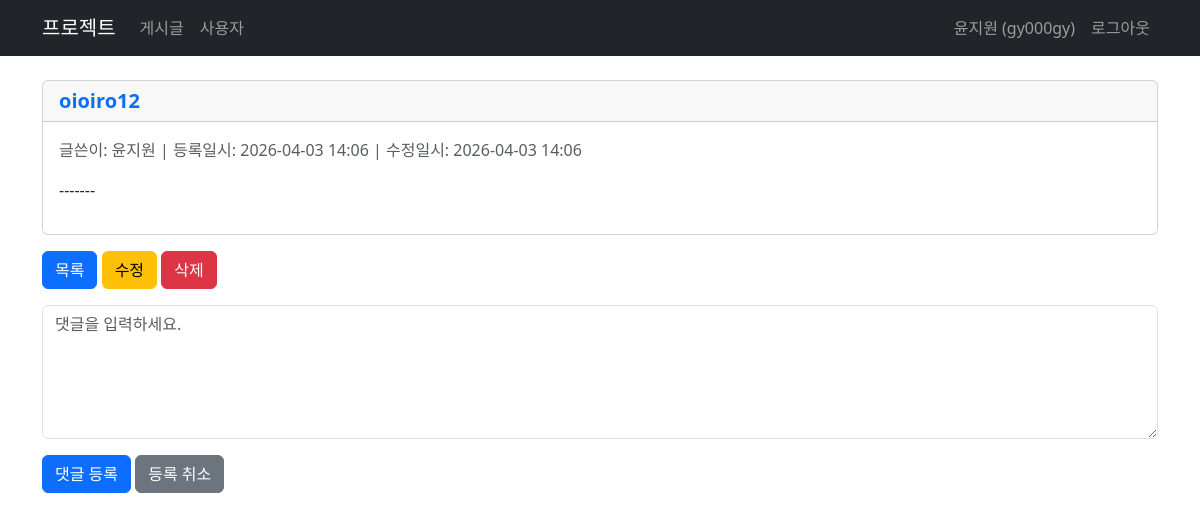
The app's page /posts/34/ (signed in), older data.
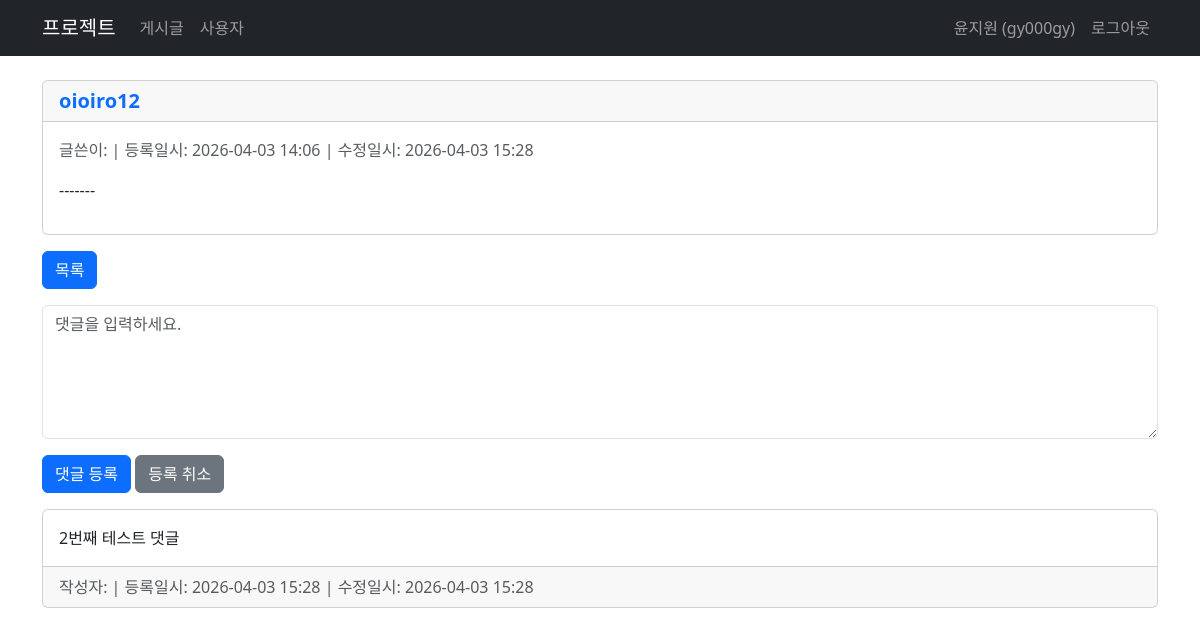
The same page, newer data.
### posts/models.py (models this page shows, shortened)
class Posts(models.Model):
    title=models.CharField(verbose_name="제목", max_length=100)
    content=models.TextField(verbose_name="내용")
    username=models.CharField(verbose_name="작성자", max_length=10)
    filename=models.CharField(verbose_name="파일명", max_length=100, null=True, blank=True)
    original_filename=models.CharField(verbose_name="원본파일명", max_length=100, null=True, blank=True)
    created_by = models.ForeignKey(User, on_delete=models.CASCADE, verbose_name="작성자",
                                   null=True, blank=True, related_name="posts_created_by")
    updated_by = models.ForeignKey(User, on_delete=models.CASCADE, verbose_name="수정자",
                                   null=True, blank=True, related_name="posts_updated_by")
    created_at=models.DateTimeField(verbose_name="작성일시", auto_now_add=True)
    updated_at=models.DateTimeField(verbose_name="수정일시", auto_now=True)
    class Meta:
        db_table="posts"
        verbose_name="게시글"
        verbose_name_plural="게시글 목록"

### comments/models.py (models this page shows, shortened)
class Comments(models.Model):
    post = models.ForeignKey(Posts, on_delete=models.CASCADE, verbose_name="게시글",
                             related_name="post_comments")
    content = models.TextField(verbose_name="내용")
    created_by = models.ForeignKey(User, on_delete=models.CASCADE, verbose_name="작성자",
                                   null=True, blank=True, related_name="comments_created_by")
    updated_by = models.ForeignKey(User, on_delete=models.CASCADE, verbose_name="수정자",
                                   null=True, blank=True, related_name="comments_updated_by")
    created_at = models.DateTimeField(verbose_name="작성일시", auto_now_add=True)
    updated_at = models.DateTimeField(verbose_name="수정일시", auto_now=True)
    class Meta:
        db_table = 'comments'
        verbose_name = "댓글"
        verbose_name_plural = "댓글 목록"

### posts/views.py (the view)
# urls.py: path('<int:post_id>/', views.get_post, name='read'),
@login_required(login_url='auth:login')
def get_post(request, post_id):
    post=get_object_or_404(Posts, id=post_id)
    comments = Comments.objects.filter(post=post_id).order_by('-created_at')
    return render(request, 'posts/read.html', {'post': post, 'comments': comments})

### templates/posts/read.html (shortened to what this page needs)
{% extends "../base.html" %}
{% block content %}
<div class="row">
    <div class="col-12">
        <div class="card mb-3">
            <h5 class="card-header text-primary">
                <strong>{{ post.title }}</strong>
            </h5>
            <div class="card-body">
                <div class="mb-3 text-muted">
                     글쓴이: {{ post.created_by.first_name }} |
                    등록일시: {{ post.created_at | date:"Y-m-d H:i" }} |
                    수정일시: {{ post.updated_at | date:"Y-m-d H:i" }}
                </div>
                <div class="mb-3">
                    {{ post.content | safe }}
                </div>
            </div>
        </div>
        <div>
            <a href="{% url 'posts:list' %}" class="btn btn-primary">목록</a>
            {% if post.created_by == request.user %}
            <a href="{% url 'posts:update' post_id=post.id %}" class="btn btn-warning">수정</a>
            <button type="button" class="btn btn-danger" data-bs-toggle="modal" data-bs-target="#deleteModal">삭제</button>
            {% endif %}
        </div>
    </div>
</div>
<div class="row mt-3" id="commentCreateRow">
    <div class="col-12">
        <form id="commentCreateForm">
            <div class="mb-3">
                <textarea id="content" name="content" class="form-control" placeholder="댓글을 입력하세요." rows="5"></textarea>
            </div>
            <button type="submit" class="btn btn-primary">댓글 등록</button>
            <button type="button" class="btn btn-secondary" id="commentCreateCancel">등록 취소</button>
        </form>
    </div>
</div>
<div class="row mt-3" id="commentListRow">
    <div class="col-12">
        <div id="commentList">
            {% for comment in comments %}
            <div class="card mb-3" data-comment-id="{{ comment.id }}">
                <div class="card-body">
                    {{ comment.content|linebreaksbr }}
                </div>
                <div class="card-footer text-muted">
                    작성자: {{ comment.created_by.first_name }} |
                    등록일시: {{ comment.created_at | date:"Y-m-d H:i" }} |
                    수정일시: {{ comment.updated_at | date:"Y-m-d H:i" }}
                </div>
            </div>
            {% endfor %}
        </div>
    </div>
</div>
{% endblock %}

### templates/base.html (shortened to what this page needs)
{% load static %}
<!DOCTYPE html>
<html lang="ko">
<head>
    <link href="https://cdn.jsdelivr.net/npm/bootstrap@5.3.3/dist/css/bootstrap.min.css" rel="stylesheet">
    <link rel="stylesheet" href="{% static 'style.css' %}">
</head>
<body>
    <div class="container">
        <nav class="navbar navbar-expand-md navbar-dark fixed-top bg-dark">
            <div class="container">
                <a class="navbar-brand" href="#">프로젝트</a>
                <div class="navbar-collapse collapse" id="navbarCollapse">
                    <ul class="navbar-nav me-auto mb-2 mb-md-0">
                        <li class="nav-item">
                            <a class="nav-link" href="{% url 'posts:list' %}">게시글</a>
                        </li>
                        <li class="nav-item">
                            <a class="nav-link" href="{% url 'users:list' %}">사용자</a>
                        </li>
                    </ul>
                    <div class="d-flex">
                        <ul class="navbar-nav me-auto mb-2 mb-md-0">
                            {% if user.is_authenticated %}
                                <li class="nav-item">
                                    <a class="nav-link" href="{% url 'auth:profile' %}">{{ user.first_name }} ({{ user.username }})</a>
                                </li>
                                <li class="nav-item">
                                    <a class="nav-link" href="{% url 'auth:logout' %}">로그아웃</a>
                                </li>
                            {% endif %}
                        </ul>
                    </div>
                </div>
            </div>
        </nav>
        {% block content %}{% endblock %}
    </div>
</body>
</html>

### templates/base.html (style rules this page uses)
body { padding-top: 80px; }

Row changes from the older to the newer data that the page shows:
changed Posts "oioiro12": updated_at "2026-04-03 14:06" → "2026-04-03 15:28"; created_by.first_name "윤지원" → (not shown); created_by_id 2 → 3 (drawn)
added Comments: content "2번째 테스트 댓글", created_at "2026-04-03 15:28", updated_at "2026-04-03 15:28"
Text that changed along with them:
text no longer shown: "수정 삭제"
